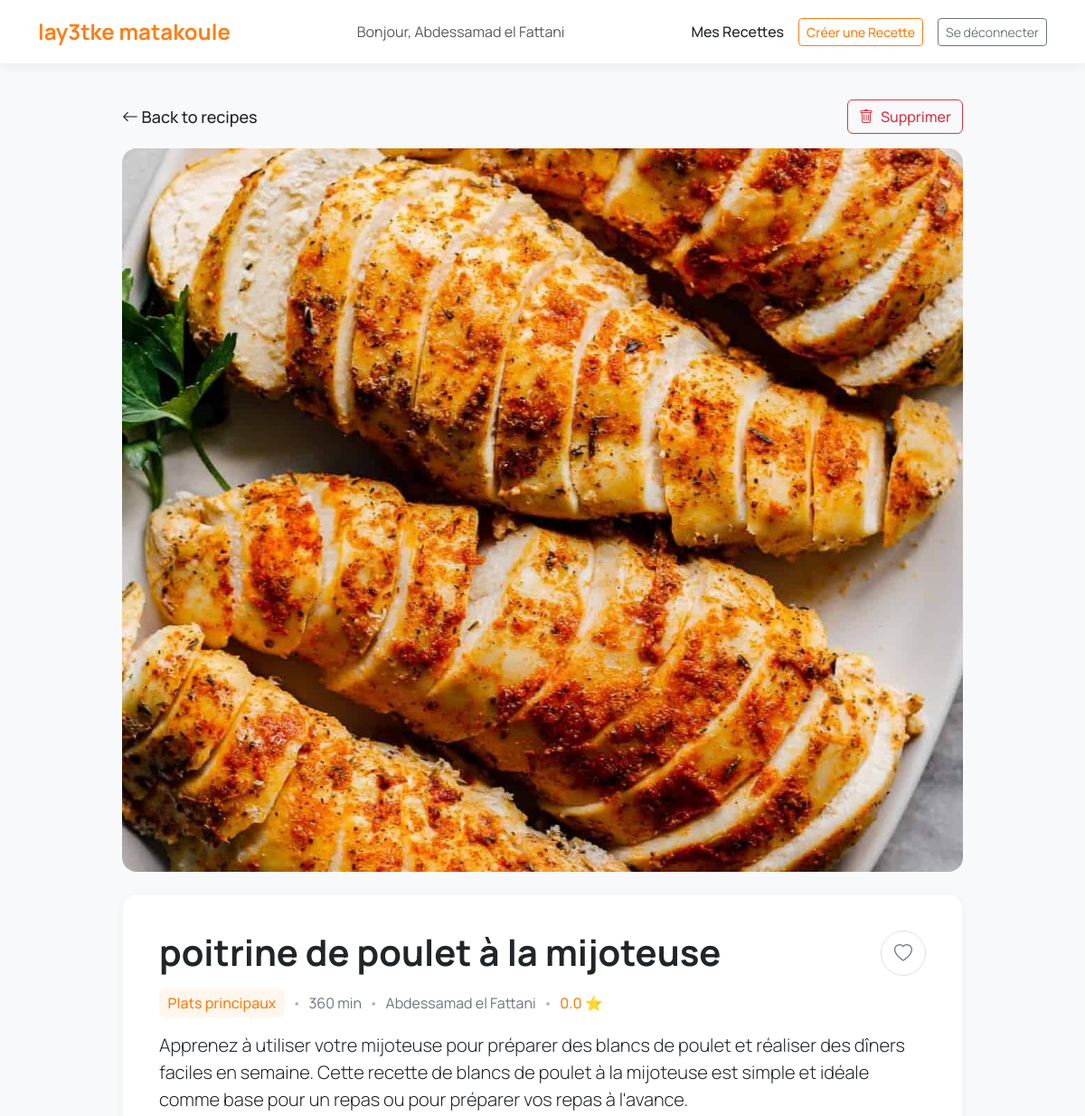
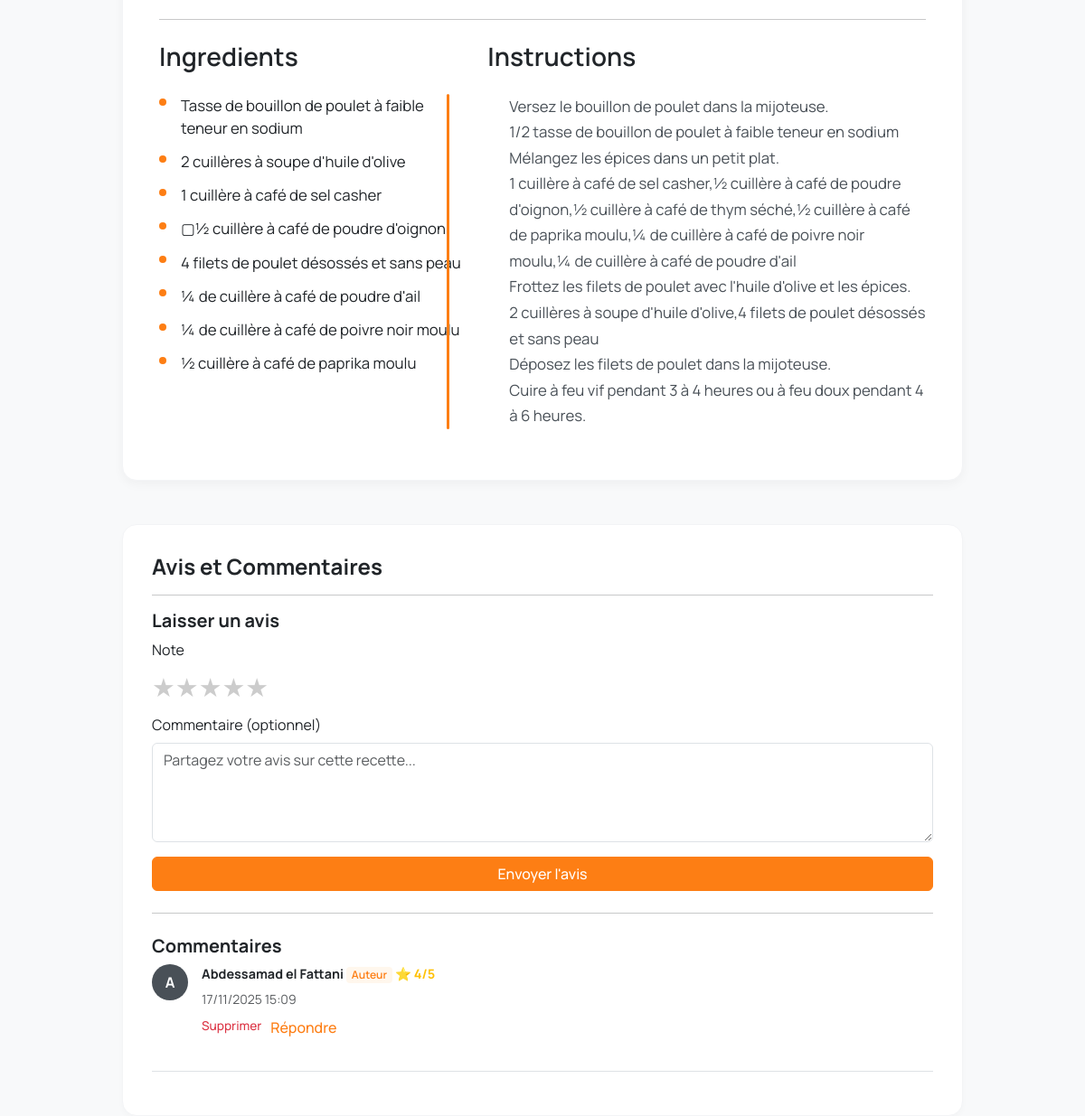
Page /recipe/8/ (signed in) on the committed database (2 pictures, top to bottom).
### recettes/models.py (models this page shows, shortened)
class Recipe(models.Model):
    title = models.CharField(max_length=200)
    description = models.TextField()
    instructions = models.TextField(default='', blank=True)
    preparation_time = models.PositiveIntegerField(default=0)
    category = models.ForeignKey(Category, on_delete=models.CASCADE)
    ingredients = models.ManyToManyField(Ingredient)  # SIMPLE SANS through
    author = models.ForeignKey(User, on_delete=models.CASCADE)
    rating = models.FloatField(default=0)
    created_at = models.DateTimeField(auto_now_add=True)
    image = models.ImageField(upload_to='recipes/', blank=True, null=True)
    favorited_by = models.ManyToManyField(User,related_name='favorite_recipes',blank=True)

class Category(models.Model):
    name = models.CharField(max_length=100)

class Ingredient(models.Model):
    name = models.CharField(max_length=100)

class Review(models.Model):
    recipe = models.ForeignKey(Recipe, on_delete=models.CASCADE, related_name='reviews')
    user = models.ForeignKey(User, on_delete=models.CASCADE)
    rating = models.PositiveIntegerField(choices=[(i, i) for i in range(1, 6)])
    comment = models.TextField(blank=True)
    created_at = models.DateTimeField(auto_now_add=True)
    parent = models.ForeignKey(
        'self',
        on_delete=models.CASCADE,
        null=True,
        blank=True,
        related_name='replies'
    )
    class Meta:
        ordering = ['created_at']

### recettes/views.py (the view, shortened to what this page needs)
# urls.py: path('recipe/<int:recipe_id>/', views.recipe_detail, name='recipe_detail'),
def recipe_detail(request, recipe_id):
    recipe = get_object_or_404(Recipe, id=recipe_id)
    top_level_reviews = recipe.reviews.filter(parent=None)
    review_form = ReviewForm()
    context = {
        'recipe': recipe,
        'reviews': top_level_reviews,
        'review_form': review_form,  # Toujours un formulaire vide en cas d'échec
    }
    return render(request, 'recipe_detail.html', context)

### recettes/forms.py
class ReviewForm(forms.ModelForm):
    STAR_CHOICES = [(i, str(i)) for i in range(1, 6)]
    rating = forms.TypedChoiceField(
        choices=STAR_CHOICES,
        coerce= int,  # S'assure que la valeur est un entier
        widget=forms.RadioSelect(attrs={'class': 'star-radio'}),  # On stylera cette classe
        label="Note",
        required=False  # Rendu optionnel DANS LE FORMULAIRE
    )
    class Meta:
        model = Review
        fields = ['rating', 'comment']
        widgets = {
            'comment': forms.Textarea(attrs={
                'rows': 4,
                'placeholder': 'Partagez votre avis sur cette recette...',
                 'class': 'form-control'
            }),
        }
        labels = {
            'comment': 'Commentaire (optionnel)'
        }

### templates/recipe_detail.html (shortened to what this page needs)
{% extends 'base.html' %}
{% block content %}
<div class="col-lg-10 offset-lg-1">
    <div class="recipe-header">
        <a href="{% url 'home' %}" class="back-link">
            <i class="bi bi-arrow-left"></i> Back to recipes
        </a>
        {% if user.is_authenticated and recipe.author == user %}
            <form method="POST" action="{% url 'delete_recipe' recipe.id %}" style="display:inline;">
                <button type="submit" class="btn btn-outline-danger delete-recipe-btn"
                        onclick="return confirm('Voulez-vous vraiment supprimer cette recette ?');">
                    <i class="bi bi-trash"></i> Supprimer
                </button>
            </form>
         {% endif %}
    </div>
    {% if recipe.image %}
        <img src="{{ recipe.image.url }}" class="recipe-main-image" alt="{{ recipe.title }}">
    {% endif %}
    <div class="recipe-content-card">
        <div class="d-flex justify-content-between align-items-start mb-2">
            <h1 class="recipe-title">{{ recipe.title }}</h1>
            {% if user.is_authenticated %}
                <button class="detail-favorite-btn {% if user in recipe.favorited_by.all %}favorited{% endif %}"
                        data-recipe-id="{{ recipe.id }}"
                        title="Ajouter aux favoris">
                    <i class="bi bi-heart"></i>
                </button>
            {% endif %}
        </div>
        <div class="recipe-meta-text mb-3">
            <span class="category-tag">{{ recipe.category.name }}</span>
            <span class="dot-separator">•</span>
            <span>{{ recipe.preparation_time }} min</span>
            <span class="dot-separator">•</span>
            <span>{{ recipe.author }}</span>
              <span class="dot-separator">•</span>
            <span class="rating-stars" style="color: #fd7e14;font-weight: 500;">
                {{ recipe.rating|floatformat:1 }} ⭐
            </span>
        </div>
        <p class="lead">{{ recipe.description }}</p>
        <hr class="my-4">
        <div class="row">
            <div class="col-md-5 recipe-section">
                <h3>Ingredients</h3>
                <ul class="ingredients-list">
                    {% for ingredient in recipe.ingredients.all %}
                    <li>
                        {{ ingredient.name }}
                    </li>
                    {% empty %}
                    <li class="text-muted">Aucun ingrédient spécifié</li>
                    {% endfor %}
                </ul>
            </div>
            <div class="col-md-7 recipe-section">
                <h3>Instructions</h3>
                <div class="instructions-container">
                    {% if recipe.instructions %}
                        <p class="instructions-text">{{ recipe.instructions }}</p>
                    {% else %}
                        <p class="text-muted">Aucune instruction disponible pour le moment.</p>
                    {% endif %}
                </div>
            </div>
        </div>
    </div>
    <div class="reviews-column mt-5" id="comments">
        <h4>Avis et Commentaires</h4>
        <hr>
        {% if user.is_authenticated %}
            <h5>Laisser un avis</h5>
            <form method="POST" action="{% url 'recipe_detail' recipe.id %}#comments">
                <div class="mb-2">
                    <label class="form-label">{{ review_form.rating.label }}</label>
                    <div class="star-rating-form">
                        {% for value, text in review_form.rating.field.choices|slice:"::-1" %}
                            <label for="star-{{ value }}">★</label>
                        {% endfor %}
                    </div>
                </div>
                <div class="mb-3">
                    <label class="form-label">{{ review_form.comment.label }}</label>
                    {{ review_form.comment }}
                </div>
                <button type="submit" class="btn btn-orange w-100">Envoyer l'avis</button>
            </form>
            <hr class="my-4">
        {% else %}
            <p class="text-center"><a href="{% url 'accounts:login' %}" style="font-weight: 500;">Connectez-vous</a> pour laisser un avis.</p>
            <hr class="my-4">
        {% endif %}
        <h5 class="mt-3">Commentaires</h5>
        {% for review in reviews %}
            {% include "partials/_review.html" with review=review recipe=recipe %}
        {% empty %}
            <p class="text-muted">Aucun avis pour le moment.</p>
        {% endfor %}
    </div>
</div>
{% endblock %}

### templates/base.html (shortened to what this page needs)
{% load static %}
<!DOCTYPE html>
<html lang="fr">
<head>
    <link href="https://cdn.jsdelivr.net/npm/bootstrap@5.3.3/dist/css/bootstrap.min.css" rel="stylesheet">
    <link href="https://cdn.jsdelivr.net/npm/bootstrap-icons@1.10.5/font/bootstrap-icons.css" rel="stylesheet">
</head>
<body class="bg-light">
<nav class="navbar navbar-expand-lg navbar-custom">
  <div class="container-xl">
    <a class="navbar-brand" href="/">lay3tke matakoule</a>
 {% if user.is_authenticated %}
    <span class="navbar-text me-3">Bonjour, {{ user.username }}</span>
   <div class="d-flex align-items-center">
    <a href="{% url 'accounts:my_recipes' %}" class="nav-link me-3">Mes Recettes</a>
    <a href="{% url 'create_recipe' %}" class="btn btn-outline-orange btn-sm me-3">Créer une Recette</a>
    <a href="{% url 'accounts:logout' %}" class="btn btn-outline-secondary btn-sm">Se déconnecter</a>
  {% else %}
    <a href="{% url 'accounts:login' %}" class="btn btn-outline-secondary ms-auto me-2">Connexion</a>
    <a href="{% url 'accounts:register' %}" class="btn btn-orange">Créer un compte</a>
  {% endif %}
</div>
  </div>
</nav>
<div class="container-xl mt-4">
  {% block content %}{% endblock %}
</div>
</body>
</html>

### templates/partials/_review.html (shortened to what this page needs)
{% if review %}
<div class="border-bottom pb-3 mb-3
    {% if review.user == recipe.author %}review-author{% endif %}"
    style="{% if review.parent %}margin-left: 20px;{% endif %}">
    <div class="review">
        <div class="review-avatar" title="{{ review.user.username }}">
            {{ review.user.username|first|upper }}
        </div>
        <div class="review-body">
            <div class="review-header">
                {{ review.user.username }}
                {% if review.user == recipe.author %}
                    <span class="badge author-badge">Auteur</span>
                {% endif %}
                {% if not review.parent %}
                    <span class="text-warning">⭐ {{ review.rating }}/5</span>
                {% endif %}
            </div>
            <small class="text-muted">{{ review.created_at|date:"d/m/Y H:i" }}</small>
            <div class="review-actions mt-2">
                {% if user.is_authenticated and user == recipe.author %}
                    <a href="{% url 'delete_review' review.id %}"
                       class="text-danger"
                       onclick="return confirm('Êtes-vous sûr de vouloir supprimer ce commentaire ?');">
                       Supprimer
                    </a>
                {% endif %}
                {% if user.is_authenticated %}
                    <button class="btn btn-link p-0" onclick="toggleReplyForm('{{ review.id }}')">
                        Répondre
                    </button>
                {% endif %}
            </div>
        </div>
    </div>
</div>
{% endif %}

### templates/base.html (style rules this page uses)
body, .btn, .form-control, .form-select, .card-title, .nav-link, .navbar-brand, .dropdown-item { font-family: 'Manrope', sans-serif; }
.navbar-custom { background-color: #ffffff; box-shadow: 0 4px 12px rgba(0,0,0,0.05); padding-top: 0.75rem; padding-bottom: 0.75rem; }
.navbar-custom .navbar-brand { color: #fd7e14; font-weight: 700; font-size: 1.5rem; }
.navbar-custom .nav-link { color: #212529; font-weight: 500; }
.btn-orange { background-color: #fd7e14; border-color: #fd7e14; color: #ffffff; font-weight: 500; }
.btn-outline-orange { color: #fd7e14; border-color: #fd7e14; font-weight: 500; }

### templates/recipe_detail.html (style rules this page uses)
.recipe-header { padding: 1rem 0; display: flex; justify-content: space-between; align-items: center; }
.back-link { text-decoration: none; color: #212529; font-weight: 500; font-size: 18px; }
.delete-recipe-btn { font-weight: 500; display: inline-flex; align-items: center; gap: 0.5rem; }
.recipe-main-image { width: 100%; height: 800px; object-fit: cover; border-radius: 1rem; }
.recipe-content-card { background-color: #ffffff; border-radius: 1rem; border: 1px solid #f3f4f6; box-shadow: 0 4px 12px rgba(0,0,0,0.04); padding: 2.5rem; margin-top: 1.5rem; }
.recipe-title { font-weight: 700; font-size: 2.5rem; color: #212529; }
.detail-favorite-btn { background-color: #ffffff; border: 1px solid #dee2e6; border-radius: 50%; width: 50px; height: 50px; display: flex; align-items: center; justify-content: center; padding: 0; transition: all 0.2s ease; cursor: pointer; z-index: 10; }
.detail-favorite-btn i { font-size: 1.25rem; color: #6c757d; transition: color 0.2s ease-in-out; }
.detail-favorite-btn .bi-heart { display: block; }
.recipe-meta-text { display: flex; flex-wrap: wrap; align-items: center; gap: 0.25rem 0.5rem; font-size: 16px; color: #6c757d; margin-top: 0.5rem; }
.recipe-meta-text .category-tag { color: #fd7e14; font-weight: 500; background-color: #fff7ed; padding: 0.25rem 0.6rem; border-radius: 6px; }
.recipe-meta-text .dot-separator { color: #adb5bd; }
.recipe-section h3 { font-weight: 600; color: #212529; margin-bottom: 1.5rem; }
.ingredients-list { list-style: none; padding-left: 0; }
.ingredients-list li { position: relative; padding-left: 1.5rem; margin-bottom: 0.75rem; font-size: 1.05rem; line-height: 1.5; }
.ingredients-list li::before { content: ''; display: inline-block; width: 8px; height: 8px; background-color: #fd7e14; border-radius: 50%; position: absolute; left: 0; top: 0.6rem; transform: translateY(-50%); }
.instructions-container { position: relative; padding-left: 1.5rem; }
.instructions-container::before { content: ''; position: absolute; left: -45px; top: 0; bottom: 0; width: 3px; background-color: #fd7e14; border-radius: 3px; }
.instructions-text { line-height: 1.7; font-size: 1.05rem; color: #495057; white-space: pre-line; }
.reviews-column { background-color: #ffffff; border-radius: 1rem; border: 1px solid #f3f4f6; box-shadow: 0 4px 6px rgba(0,0,0,0.02); padding: 2rem; margin-top: 2.5rem; }
.reviews-column h4, .reviews-column h5 { font-weight: 700; }
.star-rating-form { display: flex; flex-direction: row-reverse; justify-content: flex-end; font-size: 1.8rem; }
.star-rating-form label { color: #ccc; cursor: pointer; transition: color 0.2s; }
.review { display: flex; gap: 15px; margin-bottom: 20px; }
.review-avatar { flex-shrink: 0; width: 40px; height: 40px; border-radius: 50%; background-color: #fd7e14; color: white; display: flex; align-items: center; justify-content: center; font-weight: bold; font-size: 1rem; }
.review-body { flex-grow: 1; }
.review-header { font-size: 0.9rem; font-weight: bold; }
.review-author .review-avatar { background-color: #495057; }
.review-header .author-badge { background-color: #fff7ed !important; color: #fd7e14 !important; font-size: 0.75rem; font-weight: 600; padding: 3px 6px; border-radius: 4px; }
.review-actions { font-size: 0.85rem; display: flex; gap: 10px; }
.review-actions a, .review-actions button { color: #fd7e14; background: none; border: none; padding: 0; text-decoration: none; font-weight: 500; }

### rows in the picture
Recipe: image (picture), title "poitrine de poulet à la mijoteuse", category.name "Plats principaux", preparation_time "360", author "Abdessamad el Fattani", rating "0.0", description "Apprenez à utiliser votre mijoteuse pour préparer des blancs de poulet et réaliser des dîners faciles en semaine. Cette recette de blancs de poulet à la mijoteuse est simple et idéale comme base pour un repas ou pour préparer vos repas à l'avance.", instructions "Versez le bouillon de poulet dans la mijoteuse. 1/2 tasse de bouillon de poulet à faible teneur en sodium Mélangez les épices dans un petit plat. 1 cuillère à café de sel casher,½ cuillère à café de poudre d'oignon,½ cuillère à café de thym séché,½ cuillère à café de paprika moulu,¼ de cuillère à café de poivre noir moulu,¼ de cuillère à café de poudre d'ail Frottez les filets de poulet avec l'huile d'olive et les épices. 2 cuillères à soupe d'huile d'olive,4 filets de poulet désossés et sans peau Déposez les filets de poulet dans la mijoteuse. Cuire à feu vif pendant 3 à 4 heures ou à feu doux pendant 4 à 6 heures."
Ingredient: name "Tasse de bouillon de poulet à faible teneur en sodium"
Ingredient: name "2 cuillères à soupe d'huile d'olive"
Ingredient: name "1 cuillère à café de sel casher"
Ingredient: name "▢½ cuillère à café de poudre d'oignon"
Ingredient: name "4 filets de poulet désossés et sans peau"
Ingredient: name "¼ de cuillère à café de poudre d'ail"
Ingredient: name "¼ de cuillère à café de poivre noir moulu"
Ingredient: name "½ cuillère à café de paprika moulu"
Review: user.username|first "A", user.username "Abdessamad el Fattani", shows "Auteur", rating "4", created_at "17/11/2025 15:09"

### other values in the picture
{{ user.username }} "Abdessamad el Fattani"
{{ review_form.rating.label }} "Note"
{{ review_form.comment.label }} "Commentaire (optionnel)"
